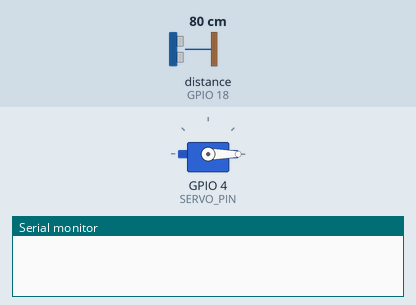
Recording of a sketch running on a simulated ESP32. On the bench: servo, the last lines printed to the serial monitor. Wiring (inferred from the names in the program): ultrasonic range finder: trigger GPIO 5; echo GPIO 18. The test bench sets the inputs (shaded band); at power-on: distance to the obstacle (sensor on GPIO 18) 80 cm. The echo pulse lasts 58.3 µs per cm.

Above: at 0.0 s.
At 4.12 s:
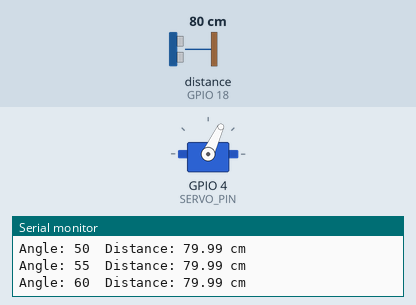
4.4 s: distance to the obstacle (sensor on GPIO 18) set to 250 cm
At 11.7 s:
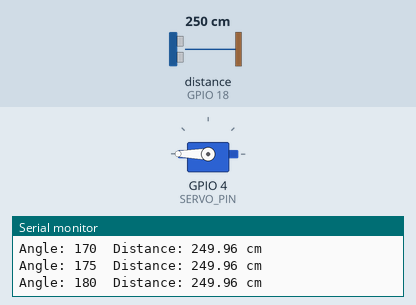
Timing chart, 0 to 19.4 s (numbered marks = the images above; inputs shaded):
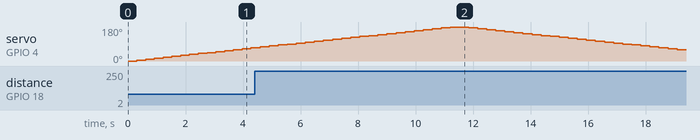

Measured:
- by itself, servo on GPIO 4 (SERVO_PIN): rises from 70° to 180° in 6.6 s, then falls to 60° in 7.9 s

The sketch:

Rotating_Ultrasonic_Sensor_with_Angle___Distance.ino
```cpp
#include <ESP32Servo.h>

#define TRIG_PIN 5
#define ECHO_PIN 18
#define SERVO_PIN 4

Servo myServo;

void setup() {
    Serial.begin(115200);
    pinMode(TRIG_PIN, OUTPUT);
    pinMode(ECHO_PIN, INPUT);
    myServo.attach(SERVO_PIN);
}

float getDistance() {
    digitalWrite(TRIG_PIN, LOW);
    delayMicroseconds(2);
    digitalWrite(TRIG_PIN, HIGH);
    delayMicroseconds(10);
    digitalWrite(TRIG_PIN, LOW);

    long duration = pulseIn(ECHO_PIN, HIGH, 30000);  // 30ms timeout (~500cm max)

    if (duration == 0) return 400.0;  // If no echo, assume max distance

    float distance = (duration * 0.0343) / 2;
    return constrain(distance, 2, 400);  // Constrain to valid range
}

void loop() {
    for (int angle = 0; angle <= 180; angle += 5) {  // Move 0-180° in 5° steps
        myServo.write(angle);
        delay(200);  // Wait for servo to move

        float distance = getDistance();

        Serial.print("Angle: ");
        Serial.print(angle);
        Serial.print("\tDistance: ");
        Serial.print(distance);
        Serial.println(" cm");

        delay(100);
    }

    for (int angle = 180; angle >= 0; angle -= 5) {  // Move 180-0° in 5° steps
        myServo.write(angle);
        delay(200);

        float distance = getDistance();

        Serial.print("Angle: ");
        Serial.print(angle);
        Serial.print("\tDistance: ");
        Serial.print(distance);
        Serial.println(" cm");

        delay(100);
    }
}
```
